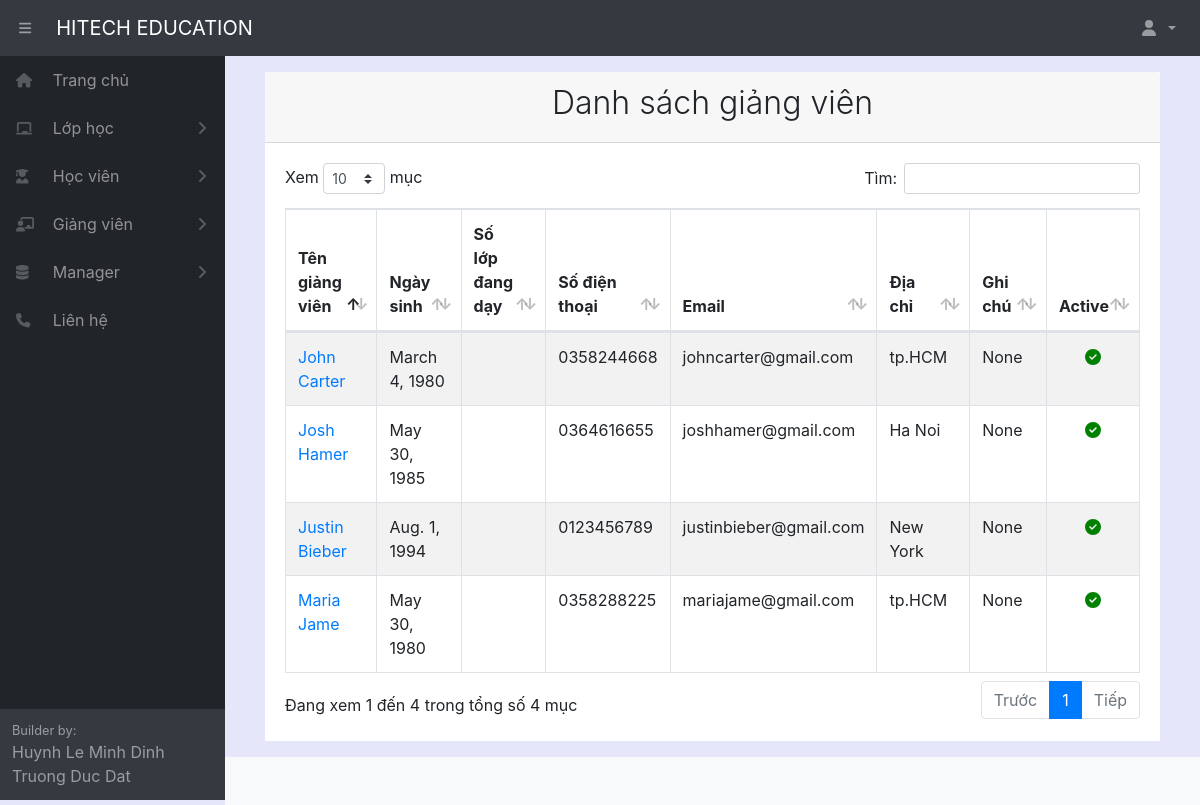
Page /listteacher/ (signed in) on the committed database.
### home/models.py (models this page shows, shortened)
class Teacher(models.Model):
    fullname = models.CharField(max_length=100, verbose_name="Tên giáo viên")
    gender = models.ForeignKey(Gender, null= True, on_delete=models.SET_NULL)
    birthday = models.DateField(verbose_name="Ngày sinh")
    identity_card = models.CharField(max_length=100, null = True, blank=True, verbose_name="CMND")
    phonenumber = models.CharField(max_length=100, null = True, blank=True, verbose_name="SDT")
    email = models.CharField(max_length=100, null = True, blank=True, verbose_name="Email")
    adress = models.CharField(max_length=300, null = True, blank=True, verbose_name="Địa chỉ")
    create_date = models.DateField(auto_now_add=True, verbose_name="Ngày tạo thông tin")
    note = models.CharField(max_length=300, null = True, blank=True, verbose_name="Ghi chú")
    active = models.BooleanField(default=True, verbose_name="Trạng thái")
    class Meta:
        ordering =["fullname"]
        verbose_name_plural = "Giáo viên"

### home/decorators.py (the view)
        def wrapper_func(request, *args, **kwargs):
            group = None
            if request.user.groups.exists():
                group = request.user.groups.all()[0].name
            if group in allowed_roles:
                return view_func(request, *args, **kwargs)
            else:
                return redirect('errorrole')

### home/views.py (called while the page is built)
@login_required(login_url='login')
@allowed_users(allowed_roles=['admin','manager','staff'])
def listTeacher(request):
    listteacher = Teacher.objects.all()
    context = {'listteacher': listteacher}
    return render(request, 'teacher/teacher.html', context)

### home/templates/teacher/teacher.html (shortened to what this page needs)
{% extends "pages/base.html" %}
{% block content %}
{% load static %}
<div class="card-header">
    <h2 class="text-center font-weight-light">Danh sách giảng viên</h2>
</div>
<div class="card-body">
    <table id="example" class="table table-striped table-bordered" style="width:100%">
        <thead>
            <tr>
                <th style="width: 15%;">Tên giảng viên</th>
                <th style="width: 10%;">Ngày sinh</th>
                <th style="width: 12%;">Số lớp đang dạy</th>
                <th style="width: 10%;">Số điện thoại</th>
                <th style="width: 15%;">Email</th>
                <th style="width: 20%;">Địa chỉ</th>
                <th style="width: 13%;">Ghi chú</th>
                <th style="width: 5%;">Active</th>
            </tr>
        </thead>
        <tbody>
            {% for i in listteacher %}
            <tr>
                <td>
                    <a href="/teacher/{{ i.pk }}">{{ i.fullname}}</a>
                </td>
                <td>{{ i.birthday}}</td>
                <td style="text-align: center;"></td>
                <td>{{ i.phonenumber}}</td>
                <td>{{ i.email}}</td>
                <td>{{ i.adress}}</td>
                <td>{{ i.note}}</td>
                <td style="text-align: center;">
                    {% if i.active %}
                    <i style="color: green; " class="fas fa-check-circle"></i>
                    {%endif%}
                </td>
            </tr>
            {% endfor %}
        </tbody>
    </table>
</div>
{% endblock content %}

### rows in the picture
Teacher: fullname "John Carter", birthday "March 4, 1980", phonenumber "0358244668", email "johncarter@gmail.com", adress "tp.HCM", note "None", active True (drawn)
Teacher: fullname "Josh Hamer", birthday "May 30, 1985", phonenumber "0364616655", email "joshhamer@gmail.com", adress "Ha Noi", note "None", active True (drawn)
Teacher: fullname "Justin Bieber", birthday "Aug. 1, 1994", phonenumber "0123456789", email "justinbieber@gmail.com", adress "New York", note "None", active True (drawn)
Teacher: fullname "Maria Jame", birthday "May 30, 1980", phonenumber "0358288225", email "mariajame@gmail.com", adress "tp.HCM", note "None", active True (drawn)
